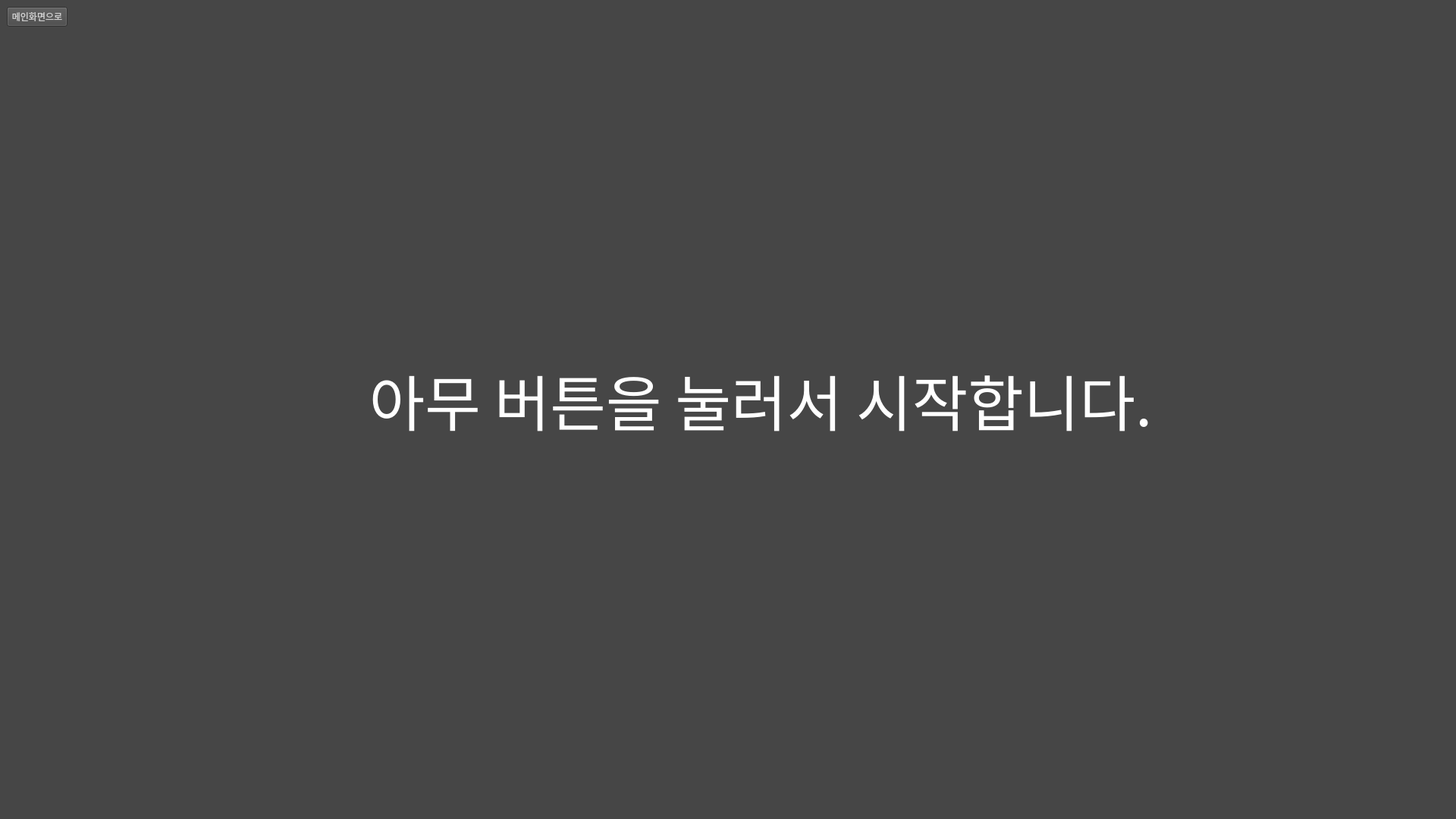
<?xml version="1.0" encoding="UTF-8"?>
<ui version="4.0">
 <class>MainWindow</class>
 <widget class="QMainWindow" name="MainWindow">
  <property name="enabled">
   <bool>true</bool>
  </property>
  <property name="geometry">
   <rect>
    <x>0</x>
    <y>0</y>
    <width>1920</width>
    <height>1080</height>
   </rect>
  </property>
  <property name="maximumSize">
   <size>
    <width>1920</width>
    <height>1080</height>
   </size>
  </property>
  <property name="focusPolicy">
   <enum>Qt::StrongFocus</enum>
  </property>
  <property name="windowTitle">
   <string>한영4컷</string>
  </property>
  <property name="styleSheet">
   <string notr="true">background-color:rgb(70, 70, 70)</string>
  </property>
  <widget class="QWidget" name="centralwidget">
   <layout class="QFormLayout" name="formLayout">
    <item row="0" column="1">
     <layout class="QGridLayout" name="gridLayout">
      <property name="leftMargin">
       <number>200</number>
      </property>
      <property name="topMargin">
       <number>460</number>
      </property>
      <property name="rightMargin">
       <number>200</number>
      </property>
      <property name="bottomMargin">
       <number>460</number>
      </property>
      <property name="spacing">
       <number>0</number>
      </property>
      <item row="0" column="0">
       <widget class="QLabel" name="label">
        <property name="font">
         <font>
          <family>Noto Sans KR ExtraBold</family>
          <pointsize>60</pointsize>
          <weight>50</weight>
          <italic>false</italic>
          <bold>false</bold>
          <underline>false</underline>
          <strikeout>false</strikeout>
          <kerning>true</kerning>
         </font>
        </property>
        <property name="styleSheet">
         <string notr="true">color:rgb(255, 255, 255)</string>
        </property>
        <property name="text">
         <string>아무 버튼을 눌러서 시작합니다.</string>
        </property>
        <property name="textFormat">
         <enum>Qt::PlainText</enum>
        </property>
        <property name="scaledContents">
         <bool>false</bool>
        </property>
        <property name="alignment">
         <set>Qt::AlignCenter</set>
        </property>
        <property name="wordWrap">
         <bool>true</bool>
        </property>
       </widget>
      </item>
     </layout>
    </item>
    <item row="0" column="0">
     <widget class="QPushButton" name="go_main_btn">
      <property name="styleSheet">
       <string notr="true">color:rgb(209, 209, 209)</string>
      </property>
      <property name="text">
       <string>메인화면으로</string>
      </property>
     </widget>
    </item>
   </layout>
  </widget>
  <widget class="QMenuBar" name="menubar">
   <property name="geometry">
    <rect>
     <x>0</x>
     <y>0</y>
     <width>1920</width>
     <height>21</height>
    </rect>
   </property>
  </widget>
  <widget class="QStatusBar" name="statusbar"/>
 </widget>
 <resources/>
 <connections/>
</ui>
